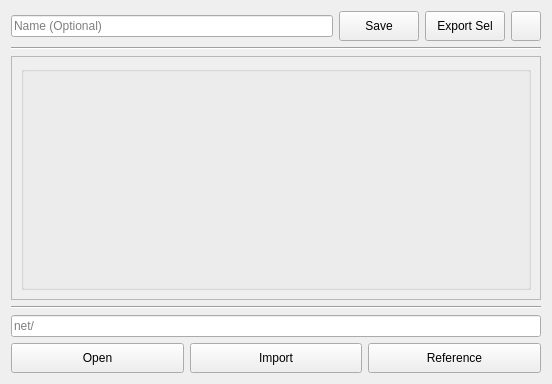
<?xml version="1.0" encoding="UTF-8"?>
<ui version="4.0">
 <class>Form</class>
 <widget class="QWidget" name="Form">
  <property name="geometry">
   <rect>
    <x>0</x>
    <y>0</y>
    <width>552</width>
    <height>384</height>
   </rect>
  </property>
  <property name="windowTitle">
   <string>Form</string>
  </property>
  <layout class="QGridLayout" name="gridLayout">
   <item row="4" column="0">
    <widget class="QLineEdit" name="path_line">
     <property name="readOnly">
      <bool>true</bool>
     </property>
     <property name="placeholderText">
      <string>net/</string>
     </property>
    </widget>
   </item>
   <item row="5" column="0">
    <layout class="QHBoxLayout" name="horizontalLayout_3">
     <item>
      <widget class="QPushButton" name="open_button">
       <property name="minimumSize">
        <size>
         <width>30</width>
         <height>30</height>
        </size>
       </property>
       <property name="text">
        <string>Open</string>
       </property>
      </widget>
     </item>
     <item>
      <widget class="QPushButton" name="import_button">
       <property name="minimumSize">
        <size>
         <width>30</width>
         <height>30</height>
        </size>
       </property>
       <property name="text">
        <string>Import</string>
       </property>
      </widget>
     </item>
     <item>
      <widget class="QPushButton" name="reference_button">
       <property name="minimumSize">
        <size>
         <width>30</width>
         <height>30</height>
        </size>
       </property>
       <property name="text">
        <string>Reference</string>
       </property>
      </widget>
     </item>
    </layout>
   </item>
   <item row="0" column="0">
    <layout class="QHBoxLayout" name="horizontalLayout_2">
     <item>
      <widget class="QLineEdit" name="name_line">
       <property name="text">
        <string/>
       </property>
       <property name="placeholderText">
        <string>Name (Optional)</string>
       </property>
      </widget>
     </item>
     <item>
      <widget class="QPushButton" name="save_button">
       <property name="minimumSize">
        <size>
         <width>80</width>
         <height>30</height>
        </size>
       </property>
       <property name="maximumSize">
        <size>
         <width>80</width>
         <height>30</height>
        </size>
       </property>
       <property name="text">
        <string>Save</string>
       </property>
      </widget>
     </item>
     <item>
      <widget class="QPushButton" name="export_sel_button">
       <property name="minimumSize">
        <size>
         <width>80</width>
         <height>30</height>
        </size>
       </property>
       <property name="maximumSize">
        <size>
         <width>80</width>
         <height>30</height>
        </size>
       </property>
       <property name="text">
        <string>Export Sel</string>
       </property>
      </widget>
     </item>
     <item>
      <widget class="QPushButton" name="explorer_button">
       <property name="minimumSize">
        <size>
         <width>30</width>
         <height>30</height>
        </size>
       </property>
       <property name="maximumSize">
        <size>
         <width>30</width>
         <height>30</height>
        </size>
       </property>
       <property name="text">
        <string/>
       </property>
      </widget>
     </item>
    </layout>
   </item>
   <item row="2" column="0">
    <widget class="QScrollArea" name="scrollArea">
     <property name="widgetResizable">
      <bool>true</bool>
     </property>
     <widget class="QWidget" name="scrollAreaWidgetContents">
      <property name="geometry">
       <rect>
        <x>0</x>
        <y>0</y>
        <width>536</width>
        <height>220</height>
       </rect>
      </property>
      <layout class="QGridLayout" name="gridLayout_2">
       <item row="0" column="0">
        <widget class="QGroupBox" name="horizontalGroupBox">
         <layout class="QHBoxLayout" name="horizontalLayout">
          <item>
           <layout class="QVBoxLayout" name="files_layout"/>
          </item>
          <item>
           <spacer name="horizontalSpacer_2">
            <property name="orientation">
             <enum>Qt::Horizontal</enum>
            </property>
            <property name="sizeType">
             <enum>QSizePolicy::Expanding</enum>
            </property>
            <property name="sizeHint" stdset="0">
             <size>
              <width>800</width>
              <height>20</height>
             </size>
            </property>
           </spacer>
          </item>
          <item>
           <spacer name="verticalSpacer">
            <property name="orientation">
             <enum>Qt::Vertical</enum>
            </property>
            <property name="sizeHint" stdset="0">
             <size>
              <width>20</width>
              <height>200</height>
             </size>
            </property>
           </spacer>
          </item>
         </layout>
        </widget>
       </item>
      </layout>
     </widget>
    </widget>
   </item>
   <item row="1" column="0">
    <widget class="Line" name="line">
     <property name="orientation">
      <enum>Qt::Horizontal</enum>
     </property>
    </widget>
   </item>
   <item row="3" column="0">
    <widget class="Line" name="line_2">
     <property name="orientation">
      <enum>Qt::Horizontal</enum>
     </property>
    </widget>
   </item>
  </layout>
 </widget>
 <resources/>
 <connections/>
</ui>
